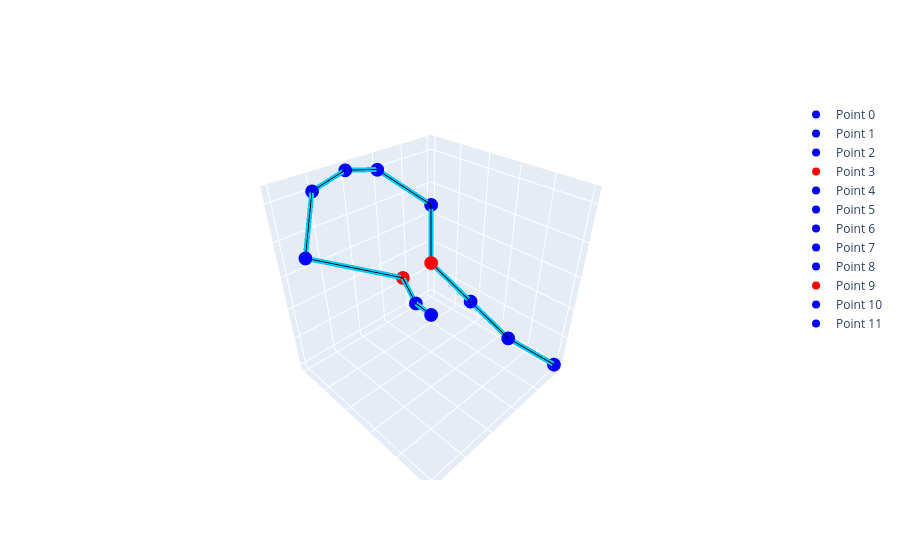

The notebook cell this image was saved under:
### Markdown cell above
same as above but draw the first to 10th points on the follwing xy axis with z axis 0, and remain the red index and blue indecies: 
(0,6)
(1,5)
(2,4)
(2.5,3)
(3,2)
(2,1)
(3,0)
(5,0)
(6,1)
(5,2)
(6,3)

### Code cell
# Define the coordinates for the points
x = [1, 2, 2.5, 3, 2, 3,4 ,5, 6, 4, 4.5,5]
y = [5, 4, 3, 2, 1, 0,-0, 0, 1, 2, 3,4]
z = [-5,-4,-3,-2,-1,0,0.25,0,-1,-2,-2,-1.5]

# Define the red indices
red_indices_here = [3,9]

# Define colors for the points
colors = ['red' if i in red_indices_here else 'blue' for i in range(len(x))]

# Create the figure
fig = go.Figure()

# Add the points
for i in range(len(x)):
    fig.add_trace(go.Scatter3d(
        x=[x[i]], y=[y[i]], z=[z[i]],
        mode='markers',
        marker=dict(size=8, color=colors[i]),
        name=f'Point {i}'
    ))

# Connect nearby points with lines
for i in range(len(x) - 1):
    fig.add_trace(go.Scatter3d(
        x=[x[i], x[i + 1]],
        y=[y[i], y[i + 1]],
        z=[z[i], z[i + 1]],
        mode='lines',
        line=dict(color='black', width=2),
        showlegend=False
    ))

    # Connect nearby points with thick diameter lines and transparent color like tubes
    for i in range(len(x) - 1):
        fig.add_trace(go.Scatter3d(
            x=[x[i], x[i + 1]],
            y=[y[i], y[i + 1]],
            z=[z[i], z[i + 1]],
            mode='lines',
            line=dict(color='rgba(0, 100, 230, 0.5)', width=10),  # Tube-like appearance with thicker lines
            showlegend=False
        ))

# Update layout
fig.update_layout(
    scene=dict(
        xaxis=dict(showticklabels=False, title=''),
        yaxis=dict(showticklabels=False, title=''),
        zaxis=dict(showticklabels=False, title='')
    )
)

### Figure 1 — Plotly figure (JSON) as saved in the notebook; plotly's stock layout.template omitted (floating-point values rounded to 4 significant figures)
{"data": [{"marker": {"color": "blue", "size": 8}, "mode": "markers", "name": "Point 0", "type": "scatter3d", "x": [1], "y": [5], "z": [-5]}, {"marker": {"color": "blue", "size": 8}, "mode": "markers", "name": "Point 1", "type": "scatter3d", "x": [2], "y": [4], "z": [-4]}, {"marker": {"color": "blue", "size": 8}, "mode": "markers", "name": "Point 2", "type": "scatter3d", "x": [2.5], "y": [3], "z": [-3]}, {"marker": {"color": "red", "size": 8}, "mode": "markers", "name": "Point 3", "type": "scatter3d", "x": [3], "y": [2], "z": [-2]}, {"marker": {"color": "blue", "size": 8}, "mode": "markers", "name": "Point 4", "type": "scatter3d", "x": [2], "y": [1], "z": [-1]}, {"marker": {"color": "blue", "size": 8}, "mode": "markers", "name": "Point 5", "type": "scatter3d", "x": [3], "y": [0], "z": [0]}, {"marker": {"color": "blue", "size": 8}, "mode": "markers", "name": "Point 6", "type": "scatter3d", "x": [4], "y": [0], "z": [0.25]}, {"marker": {"color": "blue", "size": 8}, "mode": "markers", "name": "Point 7", "type": "scatter3d", "x": [5], "y": [0], "z": [0]}, {"marker": {"color": "blue", "size": 8}, "mode": "markers", "name": "Point 8", "type": "scatter3d", "x": [6], "y": [1], "z": [-1]}, {"marker": {"color": "red", "size": 8}, "mode": "markers", "name": "Point 9", "type": "scatter3d", "x": [4], "y": [2], "z": [-2]}, {"marker": {"color": "blue", "size": 8}, "mode": "markers", "name": "Point 10", "type": "scatter3d", "x": [4.5], "y": [3], "z": [-2]}, {"marker": {"color": "blue", "size": 8}, "mode": "markers", "name": "Point 11", "type": "scatter3d", "x": [5], "y": [4], "z": [-1.5]}, {"line": {"color": "black", "width": 2}, "mode": "lines", "showlegend": false, "type": "scatter3d", "x": [1, 2], "y": [5, 4], "z": [-5, -4]}, {"line": {"color": "rgba(0, 100, 230, 0.5)", "width": 10}, "mode": "lines", "showlegend": false, "type": "scatter3d", "x": [1, 2], "y": [5, 4], "z": [-5, -4]}, {"line": {"color": "rgba(0, 100, 230, 0.5)", "width": 10}, "mode": "lines", "showlegend": false, "type": "scatter3d", "x": [2, 2.5], "y": [4, 3], "z": [-4, -3]}, {"line": {"color": "rgba(0, 100, 230, 0.5)", "width": 10}, "mode": "lines", "showlegend": false, "type": "scatter3d", "x": [2.5, 3], "y": [3, 2], "z": [-3, -2]}, {"line": {"color": "rgba(0, 100, 230, 0.5)", "width": 10}, "mode": "lines", "showlegend": false, "type": "scatter3d", "x": [3, 2], "y": [2, 1], "z": [-2, -1]}, {"line": {"color": "rgba(0, 100, 230, 0.5)", "width": 10}, "mode": "lines", "showlegend": false, "type": "scatter3d", "x": [2, 3], "y": [1, 0], "z": [-1, 0]}, {"line": {"color": "rgba(0, 100, 230, 0.5)", "width": 10}, "mode": "lines", "showlegend": false, "type": "scatter3d", "x": [3, 4], "y": [0, 0], "z": [0, 0.25]}, {"line": {"color": "rgba(0, 100, 230, 0.5)", "width": 10}, "mode": "lines", "showlegend": false, "type": "scatter3d", "x": [4, 5], "y": [0, 0], "z": [0.25, 0]}, {"line": {"color": "rgba(0, 100, 230, 0.5)", "width": 10}, "mode": "lines", "showlegend": false, "type": "scatter3d", "x": [5, 6], "y": [0, 1], "z": [0, -1]}, {"line": {"color": "rgba(0, 100, 230, 0.5)", "width": 10}, "mode": "lines", "showlegend": false, "type": "scatter3d", "x": [6, 4], "y": [1, 2], "z": [-1, -2]}, {"line": {"color": "rgba(0, 100, 230, 0.5)", "width": 10}, "mode": "lines", "showlegend": false, "type": "scatter3d", "x": [4, 4.5], "y": [2, 3], "z": [-2, -2]}, {"line": {"color": "rgba(0, 100, 230, 0.5)", "width": 10}, "mode": "lines", "showlegend": false, "type": "scatter3d", "x": [4.5, 5], "y": [3, 4], "z": [-2, -1.5]}, {"line": {"color": "black", "width": 2}, "mode": "lines", "showlegend": false, "type": "scatter3d", "x": [2, 2.5], "y": [4, 3], "z": [-4, -3]}, {"line": {"color": "rgba(0, 100, 230, 0.5)", "width": 10}, "mode": "lines", "showlegend": false, "type": "scatter3d", "x": [1, 2], "y": [5, 4], "z": [-5, -4]}, {"line": {"color": "rgba(0, 100, 230, 0.5)", "width": 10}, "mode": "lines", "showlegend": false, "type": "scatter3d", "x": [2, 2.5], "y": [4, 3], "z": [-4, -3]}, {"line": {"color": "rgba(0, 100, 230, 0.5)", "width": 10}, "mode": "lines", "showlegend": false, "type": "scatter3d", "x": [2.5, 3], "y": [3, 2], "z": [-3, -2]}, {"line": {"color": "rgba(0, 100, 230, 0.5)", "width": 10}, "mode": "lines", "showlegend": false, "type": "scatter3d", "x": [3, 2], "y": [2, 1], "z": [-2, -1]}, {"line": {"color": "rgba(0, 100, 230, 0.5)", "width": 10}, "mode": "lines", "showlegend": false, "type": "scatter3d", "x": [2, 3], "y": [1, 0], "z": [-1, 0]}, {"line": {"color": "rgba(0, 100, 230, 0.5)", "width": 10}, "mode": "lines", "showlegend": false, "type": "scatter3d", "x": [3, 4], "y": [0, 0], "z": [0, 0.25]}, {"line": {"color": "rgba(0, 100, 230, 0.5)", "width": 10}, "mode": "lines", "showlegend": false, "type": "scatter3d", "x": [4, 5], "y": [0, 0], "z": [0.25, 0]}, {"line": {"color": "rgba(0, 100, 230, 0.5)", "width": 10}, "mode": "lines", "showlegend": false, "type": "scatter3d", "x": [5, 6], "y": [0, 1], "z": [0, -1]}, {"line": {"color": "rgba(0, 100, 230, 0.5)", "width": 10}, "mode": "lines", "showlegend": false, "type": "scatter3d", "x": [6, 4], "y": [1, 2], "z": [-1, -2]}, {"line": {"color": "rgba(0, 100, 230, 0.5)", "width": 10}, "mode": "lines", "showlegend": false, "type": "scatter3d", "x": [4, 4.5], "y": [2, 3], "z": [-2, -2]}, {"line": {"color": "rgba(0, 100, 230, 0.5)", "width": 10}, "mode": "lines", "showlegend": false, "type": "scatter3d", "x": [4.5, 5], "y": [3, 4], "z": [-2, -1.5]}, {"line": {"color": "black", "width": 2}, "mode": "lines", "showlegend": false, "type": "scatter3d", "x": [2.5, 3], "y": [3, 2], "z": [-3, -2]}, {"line": {"color": "rgba(0, 100, 230, 0.5)", "width": 10}, "mode": "lines", "showlegend": false, "type": "scatter3d", "x": [1, 2], "y": [5, 4], "z": [-5, -4]}, {"line": {"color": "rgba(0, 100, 230, 0.5)", "width": 10}, "mode": "lines", "showlegend": false, "type": "scatter3d", "x": [2, 2.5], "y": [4, 3], "z": [-4, -3]}, {"line": {"color": "rgba(0, 100, 230, 0.5)", "width": 10}, "mode": "lines", "showlegend": false, "type": "scatter3d", "x": [2.5, 3], "y": [3, 2], "z": [-3, -2]}, {"line": {"color": "rgba(0, 100, 230, 0.5)", "width": 10}, "mode": "lines", "showlegend": false, "type": "scatter3d", "x": [3, 2], "y": [2, 1], "z": [-2, -1]}, {"line": {"color": "rgba(0, 100, 230, 0.5)", "width": 10}, "mode": "lines", "showlegend": false, "type": "scatter3d", "x": [2, 3], "y": [1, 0], "z": [-1, 0]}, {"line": {"color": "rgba(0, 100, 230, 0.5)", "width": 10}, "mode": "lines", "showlegend": false, "type": "scatter3d", "x": [3, 4], "y": [0, 0], "z": [0, 0.25]}, {"line": {"color": "rgba(0, 100, 230, 0.5)", "width": 10}, "mode": "lines", "showlegend": false, "type": "scatter3d", "x": [4, 5], "y": [0, 0], "z": [0.25, 0]}, {"line": {"color": "rgba(0, 100, 230, 0.5)", "width": 10}, "mode": "lines", "showlegend": false, "type": "scatter3d", "x": [5, 6], "y": [0, 1], "z": [0, -1]}, {"line": {"color": "rgba(0, 100, 230, 0.5)", "width": 10}, "mode": "lines", "showlegend": false, "type": "scatter3d", "x": [6, 4], "y": [1, 2], "z": [-1, -2]}, {"line": {"color": "rgba(0, 100, 230, 0.5)", "width": 10}, "mode": "lines", "showlegend": false, "type": "scatter3d", "x": [4, 4.5], "y": [2, 3], "z": [-2, -2]}, {"line": {"color": "rgba(0, 100, 230, 0.5)", "width": 10}, "mode": "lines", "showlegend": false, "type": "scatter3d", "x": [4.5, 5], "y": [3, 4], "z": [-2, -1.5]}, {"line": {"color": "black", "width": 2}, "mode": "lines", "showlegend": false, "type": "scatter3d", "x": [3, 2], "y": [2, 1], "z": [-2, -1]}, {"line": {"color": "rgba(0, 100, 230, 0.5)", "width": 10}, "mode": "lines", "showlegend": false, "type": "scatter3d", "x": [1, 2], "y": [5, 4], "z": [-5, -4]}, {"line": {"color": "rgba(0, 100, 230, 0.5)", "width": 10}, "mode": "lines", "showlegend": false, "type": "scatter3d", "x": [2, 2.5], "y": [4, 3], "z": [-4, -3]}, {"line": {"color": "rgba(0, 100, 230, 0.5)", "width": 10}, "mode": "lines", "showlegend": false, "type": "scatter3d", "x": [2.5, 3], "y": [3, 2], "z": [-3, -2]}, {"line": {"color": "rgba(0, 100, 230, 0.5)", "width": 10}, "mode": "lines", "showlegend": false, "type": "scatter3d", "x": [3, 2], "y": [2, 1], "z": [-2, -1]}, {"line": {"color": "rgba(0, 100, 230, 0.5)", "width": 10}, "mode": "lines", "showlegend": false, "type": "scatter3d", "x": [2, 3], "y": [1, 0], "z": [-1, 0]}, {"line": {"color": "rgba(0, 100, 230, 0.5)", "width": 10}, "mode": "lines", "showlegend": false, "type": "scatter3d", "x": [3, 4], "y": [0, 0], "z": [0, 0.25]}, {"line": {"color": "rgba(0, 100, 230, 0.5)", "width": 10}, "mode": "lines", "showlegend": false, "type": "scatter3d", "x": [4, 5], "y": [0, 0], "z": [0.25, 0]}, {"line": {"color": "rgba(0, 100, 230, 0.5)", "width": 10}, "mode": "lines", "showlegend": false, "type": "scatter3d", "x": [5, 6], "y": [0, 1], "z": [0, -1]}, {"line": {"color": "rgba(0, 100, 230, 0.5)", "width": 10}, "mode": "lines", "showlegend": false, "type": "scatter3d", "x": [6, 4], "y": [1, 2], "z": [-1, -2]}, {"line": {"color": "rgba(0, 100, 230, 0.5)", "width": 10}, "mode": "lines", "showlegend": false, "type": "scatter3d", "x": [4, 4.5], "y": [2, 3], "z": [-2, -2]}, {"line": {"color": "rgba(0, 100, 230, 0.5)", "width": 10}, "mode": "lines", "showlegend": false, "type": "scatter3d", "x": [4.5, 5], "y": [3, 4], "z": [-2, -1.5]}, {"line": {"color": "black", "width": 2}, "mode": "lines", "showlegend": false, "type": "scatter3d", "x": [2, 3], "y": [1, 0], "z": [-1, 0]}, {"line": {"color": "rgba(0, 100, 230, 0.5)", "width": 10}, "mode": "lines", "showlegend": false, "type": "scatter3d", "x": [1, 2], "y": [5, 4], "z": [-5, -4]}, {"line": {"color": "rgba(0, 100, 230, 0.5)", "width": 10}, "mode": "lines", "showlegend": false, "type": "scatter3d", "x": [2, 2.5], "y": [4, 3], "z": [-4, -3]}, {"line": {"color": "rgba(0, 100, 230, 0.5)", "width": 10}, "mode": "lines", "showlegend": false, "type": "scatter3d", "x": [2.5, 3], "y": [3, 2], "z": [-3, -2]}, {"line": {"color": "rgba(0, 100, 230, 0.5)", "width": 10}, "mode": "lines", "showlegend": false, "type": "scatter3d", "x": [3, 2], "y": [2, 1], "z": [-2, -1]}, {"line": {"color": "rgba(0, 100, 230, 0.5)", "width": 10}, "mode": "lines", "showlegend": false, "type": "scatter3d", "x": [2, 3], "y": [1, 0], "z": [-1, 0]}, {"line": {"color": "rgba(0, 100, 230, 0.5)", "width": 10}, "mode": "lines", "showlegend": false, "type": "scatter3d", "x": [3, 4], "y": [0, 0], "z": [0, 0.25]}, {"line": {"color": "rgba(0, 100, 230, 0.5)", "width": 10}, "mode": "lines", "showlegend": false, "type": "scatter3d", "x": [4, 5], "y": [0, 0], "z": [0.25, 0]}, {"line": {"color": "rgba(0, 100, 230, 0.5)", "width": 10}, "mode": "lines", "showlegend": false, "type": "scatter3d", "x": [5, 6], "y": [0, 1], "z": [0, -1]}, {"line": {"color": "rgba(0, 100, 230, 0.5)", "width": 10}, "mode": "lines", "showlegend": false, "type": "scatter3d", "x": [6, 4], "y": [1, 2], "z": [-1, -2]}, {"line": {"color": "rgba(0, 100, 230, 0.5)", "width": 10}, "mode": "lines", "showlegend": false, "type": "scatter3d", "x": [4, 4.5], "y": [2, 3], "z": [-2, -2]}, {"line": {"color": "rgba(0, 100, 230, 0.5)", "width": 10}, "mode": "lines", "showlegend": false, "type": "scatter3d", "x": [4.5, 5], "y": [3, 4], "z": [-2, -1.5]}, {"line": {"color": "black", "width": 2}, "mode": "lines", "showlegend": false, "type": "scatter3d", "x": [3, 4], "y": [0, 0], "z": [0, 0.25]}, {"line": {"color": "rgba(0, 100, 230, 0.5)", "width": 10}, "mode": "lines", "showlegend": false, "type": "scatter3d", "x": [1, 2], "y": [5, 4], "z": [-5, -4]}, {"line": {"color": "rgba(0, 100, 230, 0.5)", "width": 10}, "mode": "lines", "showlegend": false, "type": "scatter3d", "x": [2, 2.5], "y": [4, 3], "z": [-4, -3]}, {"line": {"color": "rgba(0, 100, 230, 0.5)", "width": 10}, "mode": "lines", "showlegend": false, "type": "scatter3d", "x": [2.5, 3], "y": [3, 2], "z": [-3, -2]}, {"line": {"color": "rgba(0, 100, 230, 0.5)", "width": 10}, "mode": "lines", "showlegend": false, "type": "scatter3d", "x": [3, 2], "y": [2, 1], "z": [-2, -1]}, {"line": {"color": "rgba(0, 100, 230, 0.5)", "width": 10}, "mode": "lines", "showlegend": false, "type": "scatter3d", "x": [2, 3], "y": [1, 0], "z": [-1, 0]}, {"line": {"color": "rgba(0, 100, 230, 0.5)", "width": 10}, "mode": "lines", "showlegend": false, "type": "scatter3d", "x": [3, 4], "y": [0, 0], "z": [0, 0.25]}, {"line": {"color": "rgba(0, 100, 230, 0.5)", "width": 10}, "mode": "lines", "showlegend": false, "type": "scatter3d", "x": [4, 5], "y": [0, 0], "z": [0.25, 0]}, {"line": {"color": "rgba(0, 100, 230, 0.5)", "width": 10}, "mode": "lines", "showlegend": false, "type": "scatter3d", "x": [5, 6], "y": [0, 1], "z": [0, -1]}, {"line": {"color": "rgba(0, 100, 230, 0.5)", "width": 10}, "mode": "lines", "showlegend": false, "type": "scatter3d", "x": [6, 4], "y": [1, 2], "z": [-1, -2]}, {"line": {"color": "rgba(0, 100, 230, 0.5)", "width": 10}, "mode": "lines", "showlegend": false, "type": "scatter3d", "x": [4, 4.5], "y": [2, 3], "z": [-2, -2]}, {"line": {"color": "rgba(0, 100, 230, 0.5)", "width": 10}, "mode": "lines", "showlegend": false, "type": "scatter3d", "x": [4.5, 5], "y": [3, 4], "z": [-2, -1.5]}, {"line": {"color": "black", "width": 2}, "mode": "lines", "showlegend": false, "type": "scatter3d", "x": [4, 5], "y": [0, 0], "z": [0.25, 0]}, {"line": {"color": "rgba(0, 100, 230, 0.5)", "width": 10}, "mode": "lines", "showlegend": false, "type": "scatter3d", "x": [1, 2], "y": [5, 4], "z": [-5, -4]}, {"line": {"color": "rgba(0, 100, 230, 0.5)", "width": 10}, "mode": "lines", "showlegend": false, "type": "scatter3d", "x": [2, 2.5], "y": [4, 3], "z": [-4, -3]}, {"line": {"color": "rgba(0, 100, 230, 0.5)", "width": 10}, "mode": "lines", "showlegend": false, "type": "scatter3d", "x": [2.5, 3], "y": [3, 2], "z": [-3, -2]}, {"line": {"color": "rgba(0, 100, 230, 0.5)", "width": 10}, "mode": "lines", "showlegend": false, "type": "scatter3d", "x": [3, 2], "y": [2, 1], "z": [-2, -1]}, {"line": {"color": "rgba(0, 100, 230, 0.5)", "width": 10}, "mode": "lines", "showlegend": false, "type": "scatter3d", "x": [2, 3], "y": [1, 0], "z": [-1, 0]}, {"line": {"color": "rgba(0, 100, 230, 0.5)", "width": 10}, "mode": "lines", "showlegend": false, "type": "scatter3d", "x": [3, 4], "y": [0, 0], "z": [0, 0.25]}, {"line": {"color": "rgba(0, 100, 230, 0.5)", "width": 10}, "mode": "lines", "showlegend": false, "type": "scatter3d", "x": [4, 5], "y": [0, 0], "z": [0.25, 0]}, {"line": {"color": "rgba(0, 100, 230, 0.5)", "width": 10}, "mode": "lines", "showlegend": false, "type": "scatter3d", "x": [5, 6], "y": [0, 1], "z": [0, -1]}, {"line": {"color": "rgba(0, 100, 230, 0.5)", "width": 10}, "mode": "lines", "showlegend": false, "type": "scatter3d", "x": [6, 4], "y": [1, 2], "z": [-1, -2]}, {"line": {"color": "rgba(0, 100, 230, 0.5)", "width": 10}, "mode": "lines", "showlegend": false, "type": "scatter3d", "x": [4, 4.5], "y": [2, 3], "z": [-2, -2]}, {"line": {"color": "rgba(0, 100, 230, 0.5)", "width": 10}, "mode": "lines", "showlegend": false, "type": "scatter3d", "x": [4.5, 5], "y": [3, 4], "z": [-2, -1.5]}, {"line": {"color": "black", "width": 2}, "mode": "lines", "showlegend": false, "type": "scatter3d", "x": [5, 6], "y": [0, 1], "z": [0, -1]}, {"line": {"color": "rgba(0, 100, 230, 0.5)", "width": 10}, "mode": "lines", "showlegend": false, "type": "scatter3d", "x": [1, 2], "y": [5, 4], "z": [-5, -4]}, {"line": {"color": "rgba(0, 100, 230, 0.5)", "width": 10}, "mode": "lines", "showlegend": false, "type": "scatter3d", "x": [2, 2.5], "y": [4, 3], "z": [-4, -3]}, {"line": {"color": "rgba(0, 100, 230, 0.5)", "width": 10}, "mode": "lines", "showlegend": false, "type": "scatter3d", "x": [2.5, 3], "y": [3, 2], "z": [-3, -2]}, {"line": {"color": "rgba(0, 100, 230, 0.5)", "width": 10}, "mode": "lines", "showlegend": false, "type": "scatter3d", "x": [3, 2], "y": [2, 1], "z": [-2, -1]}, {"line": {"color": "rgba(0, 100, 230, 0.5)", "width": 10}, "mode": "lines", "showlegend": false, "type": "scatter3d", "x": [2, 3], "y": [1, 0], "z": [-1, 0]}, {"line": {"color": "rgba(0, 100, 230, 0.5)", "width": 10}, "mode": "lines", "showlegend": false, "type": "scatter3d", "x": [3, 4], "y": [0, 0], "z": [0, 0.25]}, {"line": {"color": "rgba(0, 100, 230, 0.5)", "width": 10}, "mode": "lines", "showlegend": false, "type": "scatter3d", "x": [4, 5], "y": [0, 0], "z": [0.25, 0]}, {"line": {"color": "rgba(0, 100, 230, 0.5)", "width": 10}, "mode": "lines", "showlegend": false, "type": "scatter3d", "x": [5, 6], "y": [0, 1], "z": [0, -1]}, {"line": {"color": "rgba(0, 100, 230, 0.5)", "width": 10}, "mode": "lines", "showlegend": false, "type": "scatter3d", "x": [6, 4], "y": [1, 2], "z": [-1, -2]}, {"line": {"color": "rgba(0, 100, 230, 0.5)", "width": 10}, "mode": "lines", "showlegend": false, "type": "scatter3d", "x": [4, 4.5], "y": [2, 3], "z": [-2, -2]}, {"line": {"color": "rgba(0, 100, 230, 0.5)", "width": 10}, "mode": "lines", "showlegend": false, "type": "scatter3d", "x": [4.5, 5], "y": [3, 4], "z": [-2, -1.5]}, {"line": {"color": "black", "width": 2}, "mode": "lines", "showlegend": false, "type": "scatter3d", "x": [6, 4], "y": [1, 2], "z": [-1, -2]}, {"line": {"color": "rgba(0, 100, 230, 0.5)", "width": 10}, "mode": "lines", "showlegend": false, "type": "scatter3d", "x": [1, 2], "y": [5, 4], "z": [-5, -4]}, {"line": {"color": "rgba(0, 100, 230, 0.5)", "width": 10}, "mode": "lines", "showlegend": false, "type": "scatter3d", "x": [2, 2.5], "y": [4, 3], "z": [-4, -3]}, {"line": {"color": "rgba(0, 100, 230, 0.5)", "width": 10}, "mode": "lines", "showlegend": false, "type": "scatter3d", "x": [2.5, 3], "y": [3, 2], "z": [-3, -2]}, {"line": {"color": "rgba(0, 100, 230, 0.5)", "width": 10}, "mode": "lines", "showlegend": false, "type": "scatter3d", "x": [3, 2], "y": [2, 1], "z": [-2, -1]}, {"line": {"color": "rgba(0, 100, 230, 0.5)", "width": 10}, "mode": "lines", "showlegend": false, "type": "scatter3d", "x": [2, 3], "y": [1, 0], "z": [-1, 0]}, {"line": {"color": "rgba(0, 100, 230, 0.5)", "width": 10}, "mode": "lines", "showlegend": false, "type": "scatter3d", "x": [3, 4], "y": [0, 0], "z": [0, 0.25]}, {"line": {"color": "rgba(0, 100, 230, 0.5)", "width": 10}, "mode": "lines", "showlegend": false, "type": "scatter3d", "x": [4, 5], "y": [0, 0], "z": [0.25, 0]}, {"line": {"color": "rgba(0, 100, 230, 0.5)", "width": 10}, "mode": "lines", "showlegend": false, "type": "scatter3d", "x": [5, 6], "y": [0, 1], "z": [0, -1]}, {"line": {"color": "rgba(0, 100, 230, 0.5)", "width": 10}, "mode": "lines", "showlegend": false, "type": "scatter3d", "x": [6, 4], "y": [1, 2], "z": [-1, -2]}, {"line": {"color": "rgba(0, 100, 230, 0.5)", "width": 10}, "mode": "lines", "showlegend": false, "type": "scatter3d", "x": [4, 4.5], "y": [2, 3], "z": [-2, -2]}, {"line": {"color": "rgba(0, 100, 230, 0.5)", "width": 10}, "mode": "lines", "showlegend": false, "type": "scatter3d", "x": [4.5, 5], "y": [3, 4], "z": [-2, -1.5]}, {"line": {"color": "black", "width": 2}, "mode": "lines", "showlegend": false, "type": "scatter3d", "x": [4, 4.5], "y": [2, 3], "z": [-2, -2]}, {"line": {"color": "rgba(0, 100, 230, 0.5)", "width": 10}, "mode": "lines", "showlegend": false, "type": "scatter3d", "x": [1, 2], "y": [5, 4], "z": [-5, -4]}, {"line": {"color": "rgba(0, 100, 230, 0.5)", "width": 10}, "mode": "lines", "showlegend": false, "type": "scatter3d", "x": [2, 2.5], "y": [4, 3], "z": [-4, -3]}, {"line": {"color": "rgba(0, 100, 230, 0.5)", "width": 10}, "mode": "lines", "showlegend": false, "type": "scatter3d", "x": [2.5, 3], "y": [3, 2], "z": [-3, -2]}, {"line": {"color": "rgba(0, 100, 230, 0.5)", "width": 10}, "mode": "lines", "showlegend": false, "type": "scatter3d", "x": [3, 2], "y": [2, 1], "z": [-2, -1]}, {"line": {"color": "rgba(0, 100, 230, 0.5)", "width": 10}, "mode": "lines", "showlegend": false, "type": "scatter3d", "x": [2, 3], "y": [1, 0], "z": [-1, 0]}, {"line": {"color": "rgba(0, 100, 230, 0.5)", "width": 10}, "mode": "lines", "showlegend": false, "type": "scatter3d", "x": [3, 4], "y": [0, 0], "z": [0, 0.25]}, {"line": {"color": "rgba(0, 100, 230, 0.5)", "width": 10}, "mode": "lines", "showlegend": false, "type": "scatter3d", "x": [4, 5], "y": [0, 0], "z": [0.25, 0]}, {"line": {"color": "rgba(0, 100, 230, 0.5)", "width": 10}, "mode": "lines", "showlegend": false, "type": "scatter3d", "x": [5, 6], "y": [0, 1], "z": [0, -1]}, {"line": {"color": "rgba(0, 100, 230, 0.5)", "width": 10}, "mode": "lines", "showlegend": false, "type": "scatter3d", "x": [6, 4], "y": [1, 2], "z": [-1, -2]}, {"line": {"color": "rgba(0, 100, 230, 0.5)", "width": 10}, "mode": "lines", "showlegend": false, "type": "scatter3d", "x": [4, 4.5], "y": [2, 3], "z": [-2, -2]}, {"line": {"color": "rgba(0, 100, 230, 0.5)", "width": 10}, "mode": "lines", "showlegend": false, "type": "scatter3d", "x": [4.5, 5], "y": [3, 4], "z": [-2, -1.5]}, {"line": {"color": "black", "width": 2}, "mode": "lines", "showlegend": false, "type": "scatter3d", "x": [4.5, 5], "y": [3, 4], "z": [-2, -1.5]}, {"line": {"color": "rgba(0, 100, 230, 0.5)", "width": 10}, "mode": "lines", "showlegend": false, "type": "scatter3d", "x": [1, 2], "y": [5, 4], "z": [-5, -4]}, {"line": {"color": "rgba(0, 100, 230, 0.5)", "width": 10}, "mode": "lines", "showlegend": false, "type": "scatter3d", "x": [2, 2.5], "y": [4, 3], "z": [-4, -3]}, {"line": {"color": "rgba(0, 100, 230, 0.5)", "width": 10}, "mode": "lines", "showlegend": false, "type": "scatter3d", "x": [2.5, 3], "y": [3, 2], "z": [-3, -2]}, {"line": {"color": "rgba(0, 100, 230, 0.5)", "width": 10}, "mode": "lines", "showlegend": false, "type": "scatter3d", "x": [3, 2], "y": [2, 1], "z": [-2, -1]}, {"line": {"color": "rgba(0, 100, 230, 0.5)", "width": 10}, "mode": "lines", "showlegend": false, "type": "scatter3d", "x": [2, 3], "y": [1, 0], "z": [-1, 0]}, {"line": {"color": "rgba(0, 100, 230, 0.5)", "width": 10}, "mode": "lines", "showlegend": false, "type": "scatter3d", "x": [3, 4], "y": [0, 0], "z": [0, 0.25]}, {"line": {"color": "rgba(0, 100, 230, 0.5)", "width": 10}, "mode": "lines", "showlegend": false, "type": "scatter3d", "x": [4, 5], "y": [0, 0], "z": [0.25, 0]}, {"line": {"color": "rgba(0, 100, 230, 0.5)", "width": 10}, "mode": "lines", "showlegend": false, "type": "scatter3d", "x": [5, 6], "y": [0, 1], "z": [0, -1]}, {"line": {"color": "rgba(0, 100, 230, 0.5)", "width": 10}, "mode": "lines", "showlegend": false, "type": "scatter3d", "x": [6, 4], "y": [1, 2], "z": [-1, -2]}, {"line": {"color": "rgba(0, 100, 230, 0.5)", "width": 10}, "mode": "lines", "showlegend": false, "type": "scatter3d", "x": [4, 4.5], "y": [2, 3], "z": [-2, -2]}, {"line": {"color": "rgba(0, 100, 230, 0.5)", "width": 10}, "mode": "lines", "showlegend": false, "type": "scatter3d", "x": [4.5, 5], "y": [3, 4], "z": [-2, -1.5]}], "layout": {"scene": {"xaxis": {"showticklabels": false, "title": {"text": ""}}, "yaxis": {"showticklabels": false, "title": {"text": ""}}, "zaxis": {"showticklabels": false, "title": {"text": ""}}}}}
